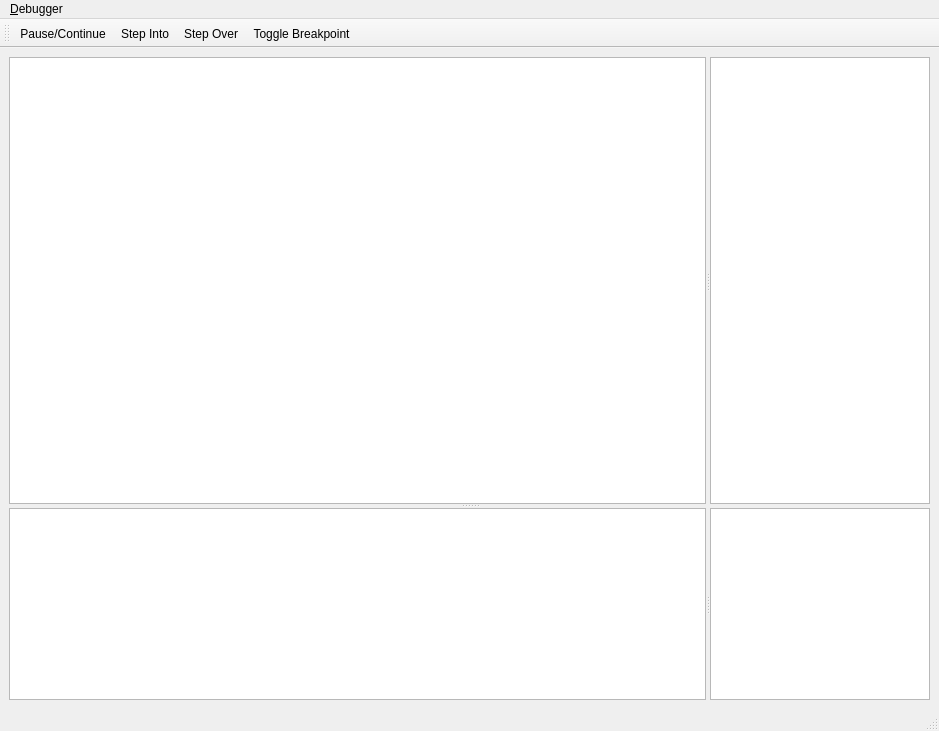
<?xml version="1.0" encoding="UTF-8"?>
<ui version="4.0">
 <class>DebuggerWindow</class>
 <widget class="QMainWindow" name="DebuggerWindow">
  <property name="geometry">
   <rect>
    <x>0</x>
    <y>0</y>
    <width>939</width>
    <height>731</height>
   </rect>
  </property>
  <property name="windowTitle">
   <string>MainWindow</string>
  </property>
  <widget class="QWidget" name="centralwidget">
   <layout class="QGridLayout" name="gridLayout">
    <item row="0" column="0">
     <widget class="QSplitter" name="splitter_3">
      <property name="orientation">
       <enum>Qt::Vertical</enum>
      </property>
      <widget class="QSplitter" name="splitter">
       <property name="sizePolicy">
        <sizepolicy hsizetype="Expanding" vsizetype="Preferred">
         <horstretch>0</horstretch>
         <verstretch>1</verstretch>
        </sizepolicy>
       </property>
       <property name="orientation">
        <enum>Qt::Horizontal</enum>
       </property>
       <widget class="QTreeView" name="codeView">
        <property name="sizePolicy">
         <sizepolicy hsizetype="Expanding" vsizetype="Expanding">
          <horstretch>0</horstretch>
          <verstretch>0</verstretch>
         </sizepolicy>
        </property>
       </widget>
       <widget class="QTreeView" name="registerView">
        <property name="sizePolicy">
         <sizepolicy hsizetype="Expanding" vsizetype="Expanding">
          <horstretch>0</horstretch>
          <verstretch>0</verstretch>
         </sizepolicy>
        </property>
        <property name="maximumSize">
         <size>
          <width>220</width>
          <height>16777215</height>
         </size>
        </property>
       </widget>
      </widget>
      <widget class="QSplitter" name="splitter_2">
       <property name="orientation">
        <enum>Qt::Horizontal</enum>
       </property>
       <widget class="QTableView" name="memoryView"/>
       <widget class="QTreeView" name="stackView">
        <property name="maximumSize">
         <size>
          <width>220</width>
          <height>16777215</height>
         </size>
        </property>
       </widget>
      </widget>
     </widget>
    </item>
   </layout>
  </widget>
  <widget class="QMenuBar" name="menubar">
   <property name="geometry">
    <rect>
     <x>0</x>
     <y>0</y>
     <width>939</width>
     <height>22</height>
    </rect>
   </property>
   <widget class="QMenu" name="menu_Debugger">
    <property name="title">
     <string>&amp;Debugger</string>
    </property>
    <addaction name="actionPause_Continue"/>
    <addaction name="separator"/>
    <addaction name="actionStep_Into"/>
    <addaction name="actionStep_Over"/>
    <addaction name="separator"/>
    <addaction name="actionToggle_Breakpoint"/>
    <addaction name="separator"/>
    <addaction name="action_Close"/>
   </widget>
   <addaction name="menu_Debugger"/>
  </widget>
  <widget class="QStatusBar" name="statusbar"/>
  <widget class="QToolBar" name="toolBar">
   <property name="windowTitle">
    <string>toolBar</string>
   </property>
   <attribute name="toolBarArea">
    <enum>TopToolBarArea</enum>
   </attribute>
   <attribute name="toolBarBreak">
    <bool>false</bool>
   </attribute>
   <addaction name="actionPause_Continue"/>
   <addaction name="actionStep_Into"/>
   <addaction name="actionStep_Over"/>
   <addaction name="actionToggle_Breakpoint"/>
  </widget>
  <action name="actionPause_Continue">
   <property name="checkable">
    <bool>true</bool>
   </property>
   <property name="icon">
    <iconset resource="resources/icons.qrc">
     <normaloff>:/icons/debug-run.png</normaloff>:/icons/debug-run.png</iconset>
   </property>
   <property name="text">
    <string>Pause/Continue</string>
   </property>
  </action>
  <action name="actionStep_Into">
   <property name="icon">
    <iconset resource="resources/icons.qrc">
     <normaloff>:/icons/debug-step-into-instruction.png</normaloff>:/icons/debug-step-into-instruction.png</iconset>
   </property>
   <property name="text">
    <string>Step Into</string>
   </property>
  </action>
  <action name="actionStep_Over">
   <property name="icon">
    <iconset resource="resources/icons.qrc">
     <normaloff>:/icons/debug-step-over.png</normaloff>:/icons/debug-step-over.png</iconset>
   </property>
   <property name="text">
    <string>Step Over</string>
   </property>
  </action>
  <action name="actionToggle_Breakpoint">
   <property name="icon">
    <iconset resource="resources/icons.qrc">
     <normaloff>:/icons/emblem-important.png</normaloff>:/icons/emblem-important.png</iconset>
   </property>
   <property name="text">
    <string>Toggle Breakpoint</string>
   </property>
  </action>
  <action name="action_Close">
   <property name="text">
    <string>&amp;Close</string>
   </property>
  </action>
 </widget>
 <resources>
  <include location="resources/icons.qrc"/>
 </resources>
 <connections/>
</ui>
